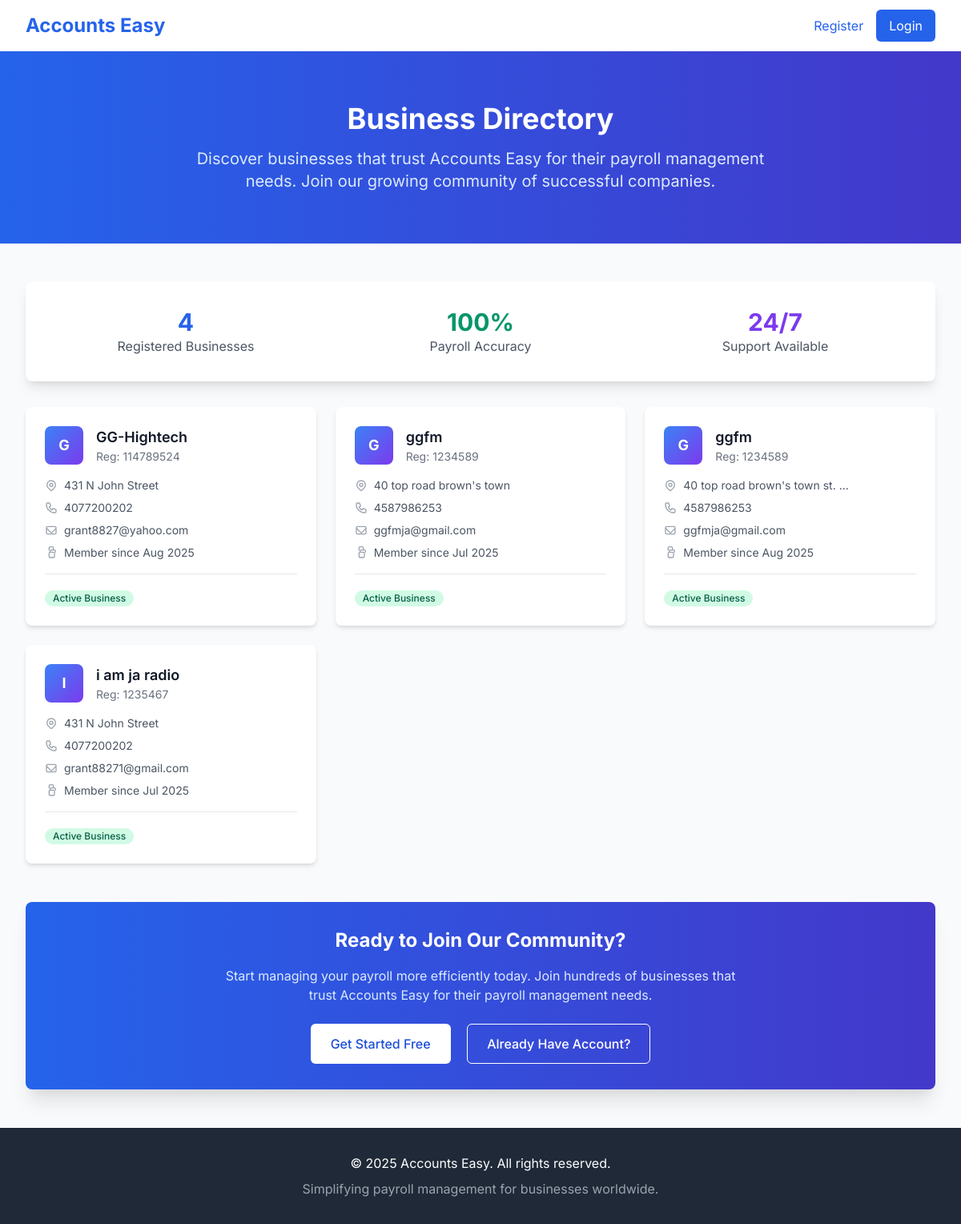
Page /directory/ (signed in) on the committed database.
### accounts_easy/models.py (models this page shows, shortened)
class Business(models.Model):
    STATUS_CHOICES = [
        ('pending', 'Pending Approval'),
        ('approved', 'Approved'),
        ('rejected', 'Rejected'),
    ]
    name = models.CharField(max_length=200)
    registration_number = models.CharField(max_length=50, unique=True, blank=True)
    address = models.TextField()
    phone = models.CharField(max_length=20, blank=True)
    email = models.EmailField()
    tax_id = models.CharField(max_length=50, blank=True)
    owner = models.ForeignKey(User, on_delete=models.CASCADE, related_name='owned_businesses')
    status = models.CharField(max_length=20, choices=STATUS_CHOICES, default='pending')
    created_at = models.DateTimeField(auto_now_add=True)
    class Meta:
        ordering = ['name']
        verbose_name_plural = "Businesses"

### accounts_easy/views.py (the view)
# urls.py: path('directory/', views.business_directory, name='business_directory'),
@login_required
def business_directory(request):
    if not request.user.is_superuser:
        messages.error(request, "You don't have permission to access this page.")
        return redirect('accounts_easy:dashboard')
    businesses = Business.objects.filter(status='approved').order_by('name')
    context = {
        'businesses': businesses,
    }
    return render(request, 'accounts_easy/business_directory.html', context)

### templates/accounts_easy/business_directory.html (shortened to what this page needs)
<!DOCTYPE html>
<html lang="en">
<head>
    <link href="https://cdn.jsdelivr.net/npm/tailwindcss@2.2.19/dist/tailwind.min.css" rel="stylesheet">
</head>
<body class="bg-gray-50">
    <nav class="bg-white shadow-lg">
        <div class="max-w-7xl mx-auto px-4 sm:px-6 lg:px-8">
            <div class="flex justify-between h-16">
                <div class="flex items-center">
                    <h1 class="text-2xl font-bold text-blue-600">Accounts Easy</h1>
                </div>
                <div class="flex items-center space-x-4">
                    <a href="{% url 'accounts_easy:register_user' %}" class="text-blue-600 hover:text-blue-800">Register</a>
                    <a href="{% url 'login' %}" class="bg-blue-600 hover:bg-blue-700 text-white px-4 py-2 rounded-md transition duration-300">Login</a>
                </div>
            </div>
        </div>
    </nav>
    <div class="bg-gradient-to-r from-blue-600 to-indigo-700 text-white py-16">
        <div class="max-w-7xl mx-auto px-4 sm:px-6 lg:px-8 text-center">
            <h1 class="text-4xl font-bold mb-4">Business Directory</h1>
            <p class="text-xl text-blue-100 max-w-3xl mx-auto">
                Discover businesses that trust Accounts Easy for their payroll management needs.
                Join our growing community of successful companies.
            </p>
        </div>
    </div>
    <div class="max-w-7xl mx-auto px-4 sm:px-6 lg:px-8 py-12">
        <div class="bg-white rounded-lg shadow-lg p-8 mb-8">
            <div class="grid grid-cols-1 md:grid-cols-3 gap-8 text-center">
                <div>
                    <div class="text-3xl font-bold text-blue-600">{{ businesses|length }}</div>
                    <div class="text-gray-600">Registered Businesses</div>
                </div>
                <div>
                    <div class="text-3xl font-bold text-green-600">100%</div>
                    <div class="text-gray-600">Payroll Accuracy</div>
                </div>
                <div>
                    <div class="text-3xl font-bold text-purple-600">24/7</div>
                    <div class="text-gray-600">Support Available</div>
                </div>
            </div>
        </div>
        {% if businesses %}
        <div class="grid grid-cols-1 md:grid-cols-2 lg:grid-cols-3 gap-6 mb-12">
            {% for business in businesses %}
            <div class="bg-white rounded-lg shadow-md hover:shadow-lg transition-shadow duration-300 overflow-hidden">
                <div class="p-6">
                    <div class="flex items-center mb-4">
                        <div class="w-12 h-12 bg-gradient-to-br from-blue-500 to-purple-600 rounded-lg flex items-center justify-center">
                            <span class="text-white font-bold text-lg">{{ business.name|slice:":1"|upper }}</span>
                        </div>
                        <div class="ml-4">
                            <h3 class="text-lg font-semibold text-gray-900">{{ business.name }}</h3>
                            {% if business.registration_number %}
                            <p class="text-sm text-gray-500">Reg: {{ business.registration_number }}</p>
                            {% endif %}
                        </div>
                    </div>
                    <div class="space-y-2 text-sm text-gray-600">
                        <div class="flex items-center">
                            <span class="truncate">{{ business.address|truncatewords:6 }}</span>
                        </div>
                        {% if business.phone %}
                        <div class="flex items-center">
                            <span>{{ business.phone }}</span>
                        </div>
                        {% endif %}
                        <div class="flex items-center">
                            <svg class="w-4 h-4 mr-2 text-gray-400" fill="none" stroke="currentColor" viewBox="0 0 24 24">
                                <path stroke-linecap="round" stroke-linejoin="round" stroke-width="2" d="M3 8l7.89 7.89a2 2 0 002.83 0L21 8M5 19h14a2 2 0 002-2V7a2 2 0 00-2-2H5a2 2 0 00-2 2v10a2 2 0 002 2z"></path>
                            </svg>
                            <span class="truncate">{{ business.email }}</span>
                        </div>
                        <div class="flex items-center">
                            <svg class="w-4 h-4 mr-2 text-gray-400" fill="none" stroke="currentColor" viewBox="0 0 24 24">
                                <path stroke-linecap="round" stroke-linejoin="round" stroke-width="2" d="M8 7V3a2 2 0 012-2h4a2 2 0 012 2v4m-6 4h6m-6 0a2 2 0 00-2 2v6a2 2 0 002 2h6a2 2 0 002-2v-6a2 2 0 00-2-2m-6 0V9a2 2 0 012-2h6a2 2 0 012 2v2"></path>
                            </svg>
                            <span>Member since {{ business.created_at|date:"M Y" }}</span>
                        </div>
                    </div>
                    <div class="mt-4 pt-4 border-t border-gray-200">
                        <span class="inline-flex items-center px-2.5 py-0.5 rounded-full text-xs font-medium bg-green-100 text-green-800">
                            Active Business
                        </span>
                    </div>
                </div>
            </div>
            {% endfor %}
        </div>
        {% endif %}
        <div class="bg-gradient-to-r from-blue-600 to-indigo-700 rounded-lg shadow-xl p-8 text-center text-white">
            <h2 class="text-2xl font-bold mb-4">Ready to Join Our Community?</h2>
            <p class="text-blue-100 mb-6 max-w-2xl mx-auto">
                Start managing your payroll more efficiently today. Join hundreds of businesses that trust Accounts Easy
                for their payroll management needs.
            </p>
            <div class="space-x-4">
                <a href="{% url 'accounts_easy:register_user' %}"
                   class="inline-flex items-center px-6 py-3 border border-transparent text-base font-medium rounded-md text-blue-700 bg-white hover:bg-gray-50 transition duration-300">
                    Get Started Free
                </a>
                <a href="{% url 'login' %}"
                   class="inline-flex items-center px-6 py-3 border border-white text-base font-medium rounded-md text-white hover:bg-blue-600 transition duration-300">
                    Already Have Account?
                </a>
            </div>
        </div>
    </div>
    <footer class="bg-gray-800 text-white py-8">
        <div class="max-w-7xl mx-auto px-4 sm:px-6 lg:px-8">
            <div class="text-center">
                <p>&copy; 2025 Accounts Easy. All rights reserved.</p>
                <p class="mt-2 text-gray-400">Simplifying payroll management for businesses worldwide.</p>
            </div>
        </div>
    </footer>
</body>
</html>

### templates/accounts_easy/business_directory.html (style rules this page uses)
body { font-family: 'Inter', sans-serif; }

### rows in the picture
Business: name "G", name "GG-Hightech", registration_number "114789524", address "431 N John Street", phone "4077200202", email "grant8827@yahoo.com", created_at "Aug 2025"
Business: name "G", name "ggfm", registration_number "1234589", address "40 top road brown's town", phone "4587986253", email "ggfmja@gmail.com", created_at "Jul 2025"
Business: name "G", name "ggfm", registration_number "1234589", address "40 top road brown's town st. …", phone "4587986253", email "ggfmja@gmail.com", created_at "Aug 2025"
Business: name "I", name "i am ja radio", registration_number "1235467", address "431 N John Street", phone "4077200202", email "grant88271@gmail.com", created_at "Jul 2025"

### other values in the picture
{{ businesses|length }} "4"
